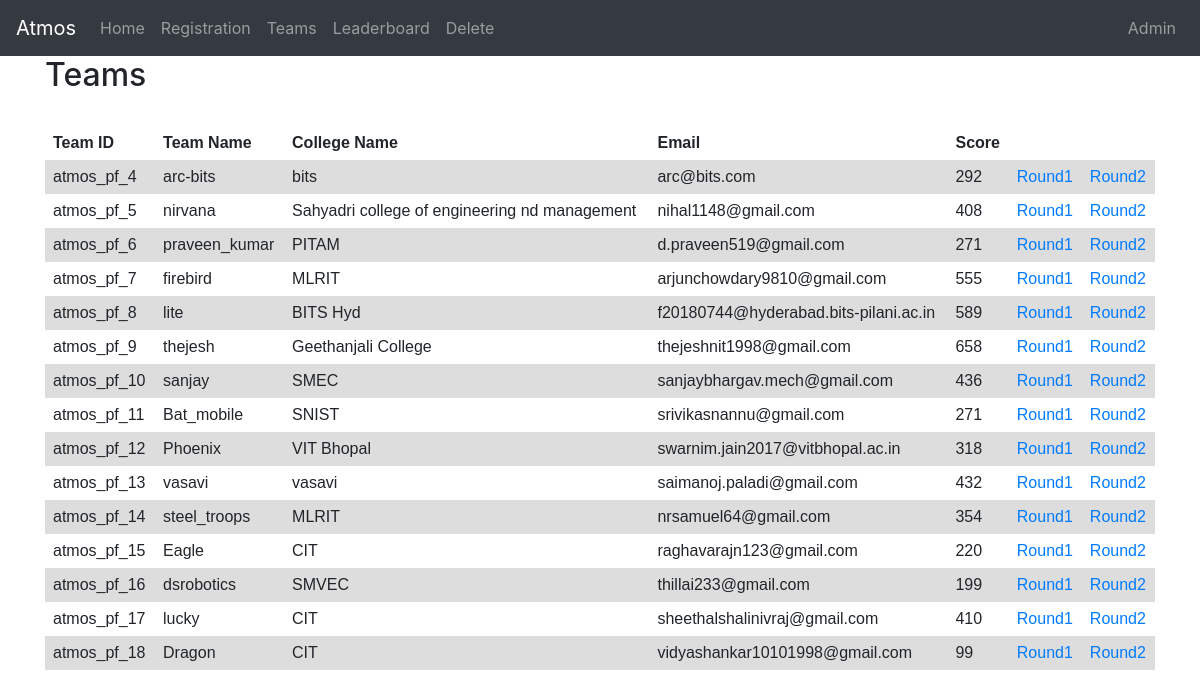
Screenshot of /teams/ with the database file from the repository.
### portal/models.py (models this page shows, shortened)
class Team(models.Model):
    final_score = models.IntegerField(default=0)
    gate_set = models.IntegerField(default=-1)
    score1 = models.IntegerField(default=0)
    score2 = models.IntegerField(default=0)
    score3 = models.IntegerField(default=0)
    round1_done = models.BooleanField(default=False)
    round2_done = models.BooleanField(default=False)
    team_name = models.CharField(max_length=100, unique=True)
    college_name = models.CharField(max_length=100)
    email = models.EmailField()

### portal/views.py (the view)
# urls.py: path('teams/', views.teams, name='teams'),
def teams(request):
    teams = Team.objects.all()
    return render(
        request,
        'teams.html',
        context={'teams': teams}
    )

### portal/templates/teams.html (shortened to what this page needs)
{% extends "base.html" %}
{% block content %}
<div class="container">
<h2>Teams</h2>
<br>
<table>
	<tr>
		<th><b>Team ID</b></th>
		<th>Team Name</th>
		<th>College Name</th>
		<th>Email</th>
		<th>Score</th>
        <th></th>
        <th></th>
	</tr>
{% for team in teams %}
	<tr>
		<td>atmos_pf_{{team.pk}}</td>
		<td>{{team.team_name}}</td>
		<td>{{team.college_name}}</td>
		<td>{{team.email}}</td>
		<td>{{team.final_score}}</td>
        <td><a href="/round1/{{team.team_name}}/">Round1</a></td>
        <td><a href="/round2/{{team.team_name}}/">Round2</a></td>
	</tr>
{% endfor %}
</table>
</div>
{% endblock %}

### portal/templates/teams.html (style rules this page uses)
table { font-family: arial, sans-serif; font-weight: 100; border-collapse: collapse; width: 100%; }
td { border: 1px ; text-align: left; padding: 8px; font-style: normal; font-weight: 100; }
th { border: 1px ; text-align: left; padding: 8px; font-style: normal; }
tr:nth-child(even) { background-color: #dddddd; font-weight: 100; }

### rows the page displays
Team: pk "4", team_name "arc-bits", college_name "bits", email "arc@bits.com", final_score "292"
Team: pk "5", team_name "nirvana", college_name "Sahyadri college of engineering nd management", email "nihal1148@gmail.com", final_score "408"
Team: pk "6", team_name "praveen_kumar", college_name "PITAM", email "d.praveen519@gmail.com", final_score "271"
Team: pk "7", team_name "firebird", college_name "MLRIT", email "arjunchowdary9810@gmail.com", final_score "555"
Team: pk "8", team_name "lite", college_name "BITS Hyd", email "f20180744@hyderabad.bits-pilani.ac.in", final_score "589"
Team: pk "9", team_name "thejesh", college_name "Geethanjali College", email "thejeshnit1998@gmail.com", final_score "658"
Team: pk "10", team_name "sanjay", college_name "SMEC", email "sanjaybhargav.mech@gmail.com", final_score "436"
Team: pk "11", team_name "Bat_mobile", college_name "SNIST", email "srivikasnannu@gmail.com", final_score "271"
Team: pk "12", team_name "Phoenix", college_name "VIT Bhopal", email "swarnim.jain2017@vitbhopal.ac.in", final_score "318"
Team: pk "13", team_name "vasavi", college_name "vasavi", email "saimanoj.paladi@gmail.com", final_score "432"
Team: pk "14", team_name "steel_troops", college_name "MLRIT", email "nrsamuel64@gmail.com", final_score "354"
Team: pk "15", team_name "Eagle", college_name "CIT", email "raghavarajn123@gmail.com", final_score "220"
Team: pk "16", team_name "dsrobotics", college_name "SMVEC", email "thillai233@gmail.com", final_score "199"
Team: pk "17", team_name "lucky", college_name "CIT", email "sheethalshalinivraj@gmail.com", final_score "410"
Team: pk "18", team_name "Dragon", college_name "CIT", email "vidyashankar10101998@gmail.com", final_score "99"
